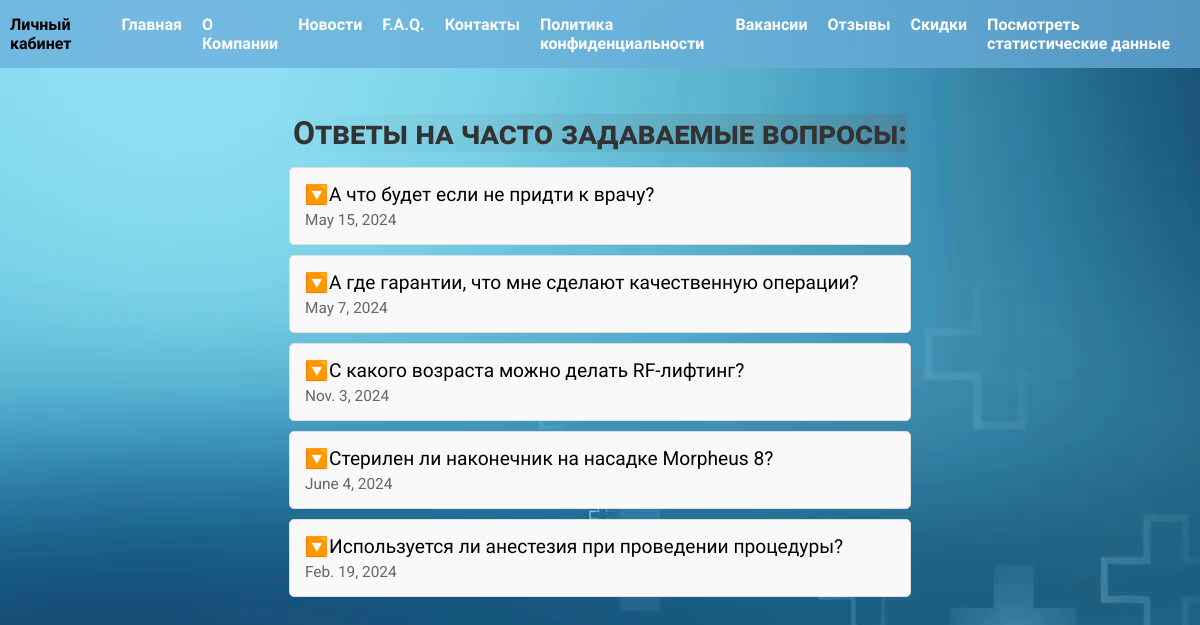
The app's page /myapp/faq/ (signed in) with its own data.
### myapp/models.py (models this page shows)
class Question(models.Model):
    question_text = models.CharField(max_length=100)
    answer_text = models.CharField(max_length=100)
    answer_date = models.DateField()

### myapp/views.py (the view)
# urls.py: path('faq/', views.faqpage),
def faqpage(request):
    questions = Question.objects.all()
    data = {'questions':questions}
    return render(request, 'faq.html',data)

### myapp/templates/faq.html (shortened to what this page needs)
{% extends 'base.html' %}
{% block content %}
<div class="faq">
    <h1>Ответы на часто задаваемые вопросы: </h1>
    {% for question in questions %}
    <details>
        <summary>{{question.question_text}}
            <small>
                {{question.answer_date}}
            </small>
        </summary>
    </details>
    {% endfor %}
</div>
{% endblock %}

### static/style.css (style rules this page uses)
* { font-family: 'Roboto', Arial, sans-serif; }
h1 { font-size: 36px; }
h1, h2, h3 { font-weight: bold; color: rgb(38, 38, 38); font-variant: small-caps; margin: 10px 0; text-align: center; }
body { background-image: url('background.jpg'); background-attachment: fixed; }
.index, .faq, .news, .about, .new, .contacts, .vacancies, .reviews, .coupons, .stats, .purchased, .login, .register, .account-client, .buy, .sales, .schedule { padding-top: 12vh; display: flex; flex-direction: column; align-items: center; justify-content: center; }
h1, h2, h3 { background: linear-gradient(70deg, rgba(255, 255, 255, 0), rgba(105, 105, 105, 0.247)); }
.faq h1 { font-size: 2em; margin-bottom: 15px; color: #333; }
.faq details { width: 600px; height: auto; background-color: #f9f9f9; border: 1px solid #ddd; border-radius: 5px; margin-bottom: 10px; padding: 10px; }
.faq details summary { font-size: 1.2em; cursor: pointer; outline: none; padding: 5px; border-radius: 3px; list-style: none; }
.faq details summary::before { content: "▶️ "; display: inline-block; transform: rotate(90deg); transition: transform 0.2s 0.2s; -webkit-transition: transform 0.2s; -moz-transition: transform 0.2s; -ms-transition: transform 0.2s; -o-transition: transform 0.2s; }
.faq small { display: block; margin-top: 5px; font-size: 0.8em; color: #666; }

### records on screen
Question: question_text "А что будет если не придти к врачу?", answer_date "May 15, 2024"
Question: question_text "А где гарантии, что мне сделают качественную операции?", answer_date "May 7, 2024"
Question: question_text "С какого возраста можно делать RF-лифтинг?", answer_date "Nov. 3, 2024"
Question: question_text "Стерилен ли наконечник на насадке Morpheus 8?", answer_date "June 4, 2024"
Question: question_text "Используется ли анестезия при проведении процедуры?", answer_date "Feb. 19, 2024"
